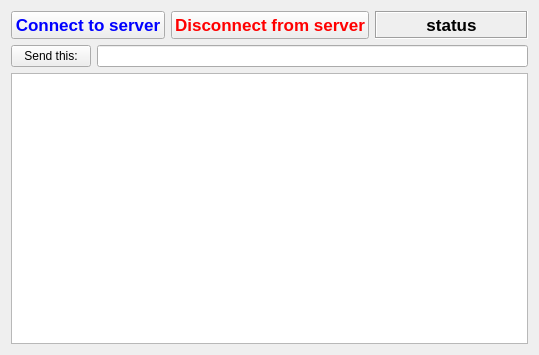
<?xml version="1.0" encoding="UTF-8"?>
<ui version="4.0">
 <class>MainWindow</class>
 <widget class="QMainWindow" name="MainWindow">
  <property name="geometry">
   <rect>
    <x>0</x>
    <y>0</y>
    <width>539</width>
    <height>355</height>
   </rect>
  </property>
  <property name="windowTitle">
   <string>Client</string>
  </property>
  <widget class="QWidget" name="centralWidget">
   <layout class="QGridLayout" name="gridLayout_2">
    <item row="0" column="0">
     <layout class="QGridLayout" name="gridLayout">
      <item row="1" column="0">
       <widget class="QPushButton" name="pushButton_send">
        <property name="text">
         <string>Send this:</string>
        </property>
       </widget>
      </item>
      <item row="1" column="1">
       <widget class="QLineEdit" name="lineEdit_message"/>
      </item>
      <item row="2" column="0" colspan="2">
       <widget class="QTextEdit" name="textEdit_log"/>
      </item>
      <item row="0" column="0" colspan="2">
       <layout class="QHBoxLayout" name="horizontalLayout_2">
        <item>
         <widget class="QPushButton" name="pushButton_connect">
          <property name="font">
           <font>
            <pointsize>13</pointsize>
            <weight>75</weight>
            <bold>true</bold>
           </font>
          </property>
          <property name="styleSheet">
           <string notr="true">color: rgb(0, 0, 255);</string>
          </property>
          <property name="text">
           <string>Connect to server</string>
          </property>
         </widget>
        </item>
        <item>
         <widget class="QPushButton" name="pushButton_disconnect">
          <property name="enabled">
           <bool>true</bool>
          </property>
          <property name="font">
           <font>
            <pointsize>13</pointsize>
            <weight>75</weight>
            <bold>true</bold>
           </font>
          </property>
          <property name="styleSheet">
           <string notr="true">color: rgb(255, 0, 0);</string>
          </property>
          <property name="text">
           <string>Disconnect from server</string>
          </property>
         </widget>
        </item>
        <item>
         <widget class="QLabel" name="label_status">
          <property name="maximumSize">
           <size>
            <width>9999</width>
            <height>16777215</height>
           </size>
          </property>
          <property name="font">
           <font>
            <pointsize>13</pointsize>
            <weight>75</weight>
            <bold>true</bold>
           </font>
          </property>
          <property name="frameShape">
           <enum>QFrame::Box</enum>
          </property>
          <property name="frameShadow">
           <enum>QFrame::Sunken</enum>
          </property>
          <property name="text">
           <string>status</string>
          </property>
          <property name="alignment">
           <set>Qt::AlignCenter</set>
          </property>
         </widget>
        </item>
       </layout>
      </item>
     </layout>
    </item>
   </layout>
  </widget>
 </widget>
 <layoutdefault spacing="6" margin="11"/>
 <resources/>
 <connections/>
</ui>
